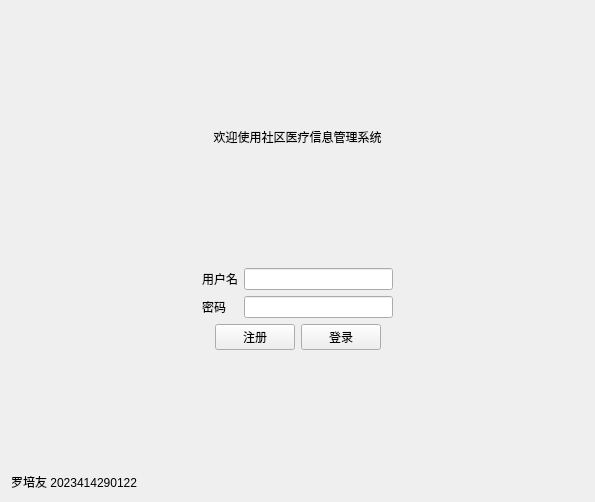
<?xml version="1.0" encoding="UTF-8"?>
<ui version="4.0">
 <class>LoginView</class>
 <widget class="QWidget" name="LoginView">
  <property name="geometry">
   <rect>
    <x>0</x>
    <y>0</y>
    <width>595</width>
    <height>502</height>
   </rect>
  </property>
  <property name="windowTitle">
   <string>登录</string>
  </property>
  <layout class="QVBoxLayout" name="verticalLayout_3">
   <item>
    <spacer name="verticalSpacer_2">
     <property name="orientation">
      <enum>Qt::Orientation::Vertical</enum>
     </property>
     <property name="sizeHint" stdset="0">
      <size>
       <width>20</width>
       <height>107</height>
      </size>
     </property>
    </spacer>
   </item>
   <item>
    <widget class="QLabel" name="label">
     <property name="text">
      <string>欢迎使用社区医疗信息管理系统</string>
     </property>
     <property name="alignment">
      <set>Qt::AlignmentFlag::AlignCenter</set>
     </property>
    </widget>
   </item>
   <item>
    <spacer name="verticalSpacer">
     <property name="orientation">
      <enum>Qt::Orientation::Vertical</enum>
     </property>
     <property name="sizeHint" stdset="0">
      <size>
       <width>20</width>
       <height>108</height>
      </size>
     </property>
    </spacer>
   </item>
   <item>
    <layout class="QHBoxLayout" name="horizontalLayout_3">
     <item>
      <spacer name="horizontalSpacer">
       <property name="orientation">
        <enum>Qt::Orientation::Horizontal</enum>
       </property>
       <property name="sizeHint" stdset="0">
        <size>
         <width>40</width>
         <height>20</height>
        </size>
       </property>
      </spacer>
     </item>
     <item>
      <layout class="QHBoxLayout" name="horizontalLayout">
       <item>
        <layout class="QVBoxLayout" name="verticalLayout_2">
         <item>
          <widget class="QLabel" name="bt">
           <property name="text">
            <string>用户名</string>
           </property>
          </widget>
         </item>
         <item>
          <widget class="QLabel" name="bt1">
           <property name="text">
            <string>密码</string>
           </property>
          </widget>
         </item>
        </layout>
       </item>
       <item>
        <layout class="QVBoxLayout" name="verticalLayout">
         <item>
          <widget class="QLineEdit" name="inputUserName"/>
         </item>
         <item>
          <widget class="QLineEdit" name="inputUserPassword">
           <property name="echoMode">
            <enum>QLineEdit::EchoMode::Password</enum>
           </property>
          </widget>
         </item>
        </layout>
       </item>
      </layout>
     </item>
     <item>
      <spacer name="horizontalSpacer_2">
       <property name="orientation">
        <enum>Qt::Orientation::Horizontal</enum>
       </property>
       <property name="sizeHint" stdset="0">
        <size>
         <width>40</width>
         <height>20</height>
        </size>
       </property>
      </spacer>
     </item>
    </layout>
   </item>
   <item>
    <layout class="QHBoxLayout" name="horizontalLayout_4">
     <item>
      <spacer name="horizontalSpacer_3">
       <property name="orientation">
        <enum>Qt::Orientation::Horizontal</enum>
       </property>
       <property name="sizeHint" stdset="0">
        <size>
         <width>40</width>
         <height>20</height>
        </size>
       </property>
      </spacer>
     </item>
     <item>
      <layout class="QHBoxLayout" name="horizontalLayout_2">
       <item>
        <widget class="QPushButton" name="btSignUp">
         <property name="text">
          <string>注册</string>
         </property>
        </widget>
       </item>
       <item>
        <widget class="QPushButton" name="btSignin">
         <property name="text">
          <string>登录</string>
         </property>
        </widget>
       </item>
      </layout>
     </item>
     <item>
      <spacer name="horizontalSpacer_4">
       <property name="orientation">
        <enum>Qt::Orientation::Horizontal</enum>
       </property>
       <property name="sizeHint" stdset="0">
        <size>
         <width>40</width>
         <height>20</height>
        </size>
       </property>
      </spacer>
     </item>
    </layout>
   </item>
   <item>
    <spacer name="verticalSpacer_3">
     <property name="orientation">
      <enum>Qt::Orientation::Vertical</enum>
     </property>
     <property name="sizeHint" stdset="0">
      <size>
       <width>20</width>
       <height>107</height>
      </size>
     </property>
    </spacer>
   </item>
   <item>
    <widget class="QLabel" name="label_2">
     <property name="text">
      <string>罗培友 2023414290122</string>
     </property>
    </widget>
   </item>
  </layout>
 </widget>
 <resources/>
 <connections/>
</ui>
